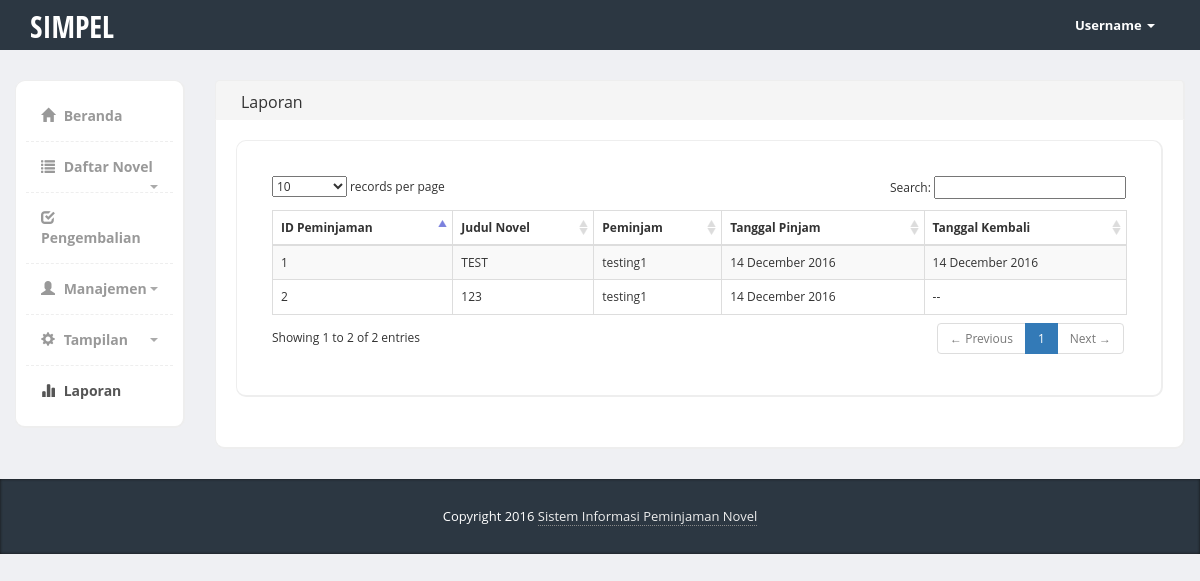
/index.php/admin_laporan, run on an earlier commit of the app's database.
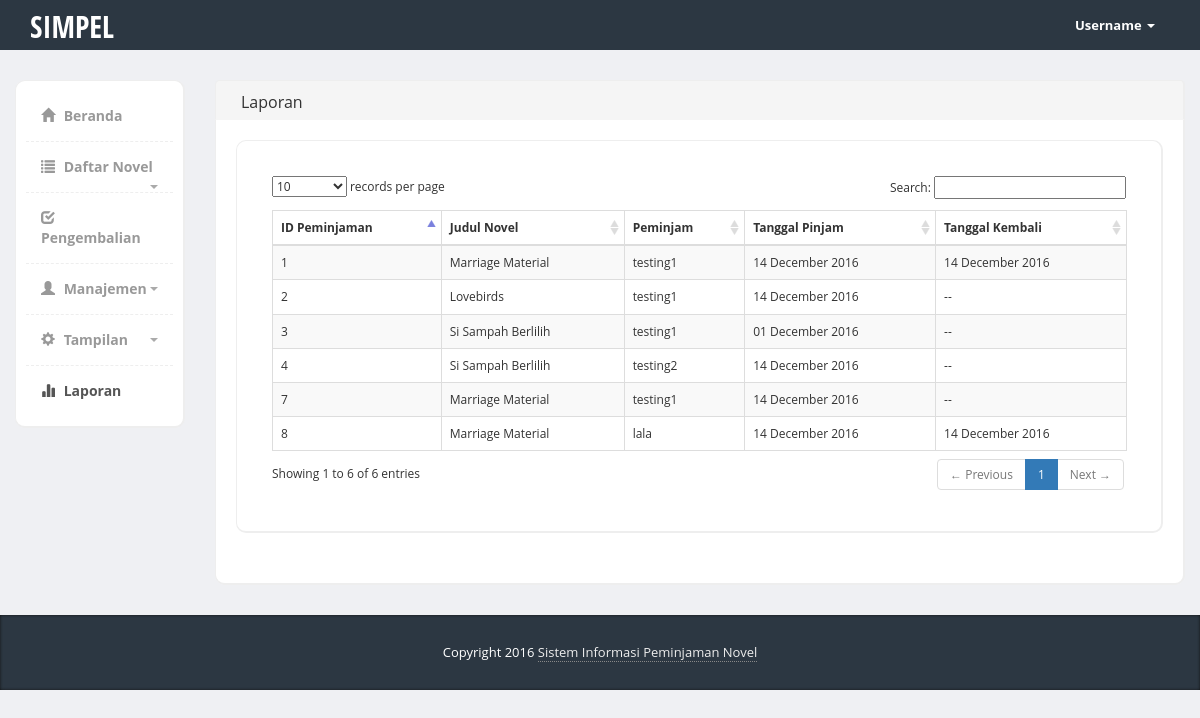
And on a later commit of the database.
### tables this page shows
CREATE TABLE `tbl_peminjaman` (
  `id_peminjaman` int(11) NOT NULL,
  `id_novel` int(11) NOT NULL,
  `id_user` int(11) NOT NULL,
  `tgl_pinjam` date NOT NULL,
  `tgl_kembali` date DEFAULT NULL
);

CREATE TABLE `tbl_novel` (
  `id_novel` int(11) NOT NULL,
  `judul` varchar(255) NOT NULL,
  `deskripsi` text NOT NULL,
  `penulis` varchar(255) NOT NULL,
  `gambar` text NOT NULL,
  `stok` int(11) NOT NULL
);

CREATE TABLE `tbl_user` (
  `id_user` int(11) NOT NULL,
  `nama` varchar(255) NOT NULL,
  `alamat` text NOT NULL,
  `email` varchar(255) NOT NULL,
  `no_telp` varchar(255) NOT NULL,
  `jenis_kelamin` enum('0','1') NOT NULL
);

### application/controllers/Admin_laporan.php (called while the page is built, shortened)
<?php
class Admin_laporan extends CI_Controller {
	public function __construct() {
		$this->load->model('m_peminjaman');
    }
	public function index()
	{
		$this->load->view('admin_header');
		$this->load->view('admin_laporan');
	}
}

### index.php (called while the page is built, shortened)
<?php
require_once BASEPATH.'core/CodeIgniter.php';

### application/models/M_peminjaman.php (called while the page is built, shortened)
<?php
class M_peminjaman extends CI_Model {
	public function tampil_peminjaman() {
        $sql = "select * from tbl_peminjaman
				inner join tbl_novel on tbl_novel.id_novel = tbl_peminjaman.id_novel
				inner join tbl_user on tbl_user.id_user = tbl_peminjaman.id_user
				order by tbl_peminjaman.id_peminjaman desc";
        return $this->db->query($sql);
    }
}
?>

### application/views/admin_laporan.php (the view)
				<div class="col-md-10">
					<div class="row">
						<div class="col-md-12">
							<div class="content-box-header panel-heading">
								<div class="panel-title ">Laporan</div>
							</div>
							<div class="content-box-large box-with-header">
								<div class="content-box-large">
									<div class="panel-body">
										<table cellpadding="0" cellspacing="0" border="0" class="table table-striped table-bordered" id="example">
											<thead>
												<tr>
													<th>ID Peminjaman</th>
													<th>Judul Novel</th>
													<th>Peminjam</th>
													<th>Tanggal Pinjam</th>
													<th>Tanggal Kembali</th>
												</tr>
											</thead>
											<tbody>
												<?php
													$query = $this->m_peminjaman->tampil_peminjaman();
													foreach($query->result() as $row){
												?>
												<tr>
													<td><?php echo $row->id_peminjaman; ?></td>
													<td><?php echo $row->judul; ?></td>
													<td><?php echo $row->nama; ?></td>
													<td><?php echo date('d F Y',strtotime($row->tgl_pinjam)); ?></td>
													<td><?php if($row->tgl_kembali == NULL){ echo '--'; }else{ echo date('d F Y',strtotime($row->tgl_kembali)); } ?></td>
												</tr>
												<?php
													}
												?>
											</tbody>
										</table>
									</div>
								</div>
							</div>
						</div>
					</div>
				</div>
			</div>
		</div>
		<footer>
			<div class="container">
				<div class="copy text-center">
				   Copyright 2016 <a href="<?php echo site_url(); ?>admin_beranda">Sistem Informasi Peminjaman Novel</a>
				</div>
			</div>
		</footer>
	</body>
</html>

What changed in the data, as far as the page shows it:
added tbl_peminjaman: id_peminjaman "8", id_novel.judul "Marriage Material", id_user.nama "lala", tgl_pinjam "14 December 2016", tgl_kembali "14 December 2016"
added tbl_peminjaman: id_peminjaman "7", id_novel.judul "Marriage Material", id_user.nama "testing1", tgl_pinjam "14 December 2016"
added tbl_peminjaman: id_peminjaman "4", id_novel.judul "Si Sampah Berlilih", id_user.nama "testing2", tgl_pinjam "14 December 2016"
added tbl_peminjaman: id_peminjaman "3", id_novel.judul "Si Sampah Berlilih", id_user.nama "testing1", tgl_pinjam "01 December 2016"
changed through a linked row, tbl_peminjaman id 2: id_novel.judul "123" → "Lovebirds"
changed through a linked row, tbl_peminjaman id 1: id_novel.judul "TEST" → "Marriage Material"
Also different on the page:
text written by a page script: "records per page Search: Showing 1 to 2 of 2 entries ← Previous 1 Next →" → "records per page Search: Showing 1 to 6 of 6 entries ← Previous 1 Next →"
